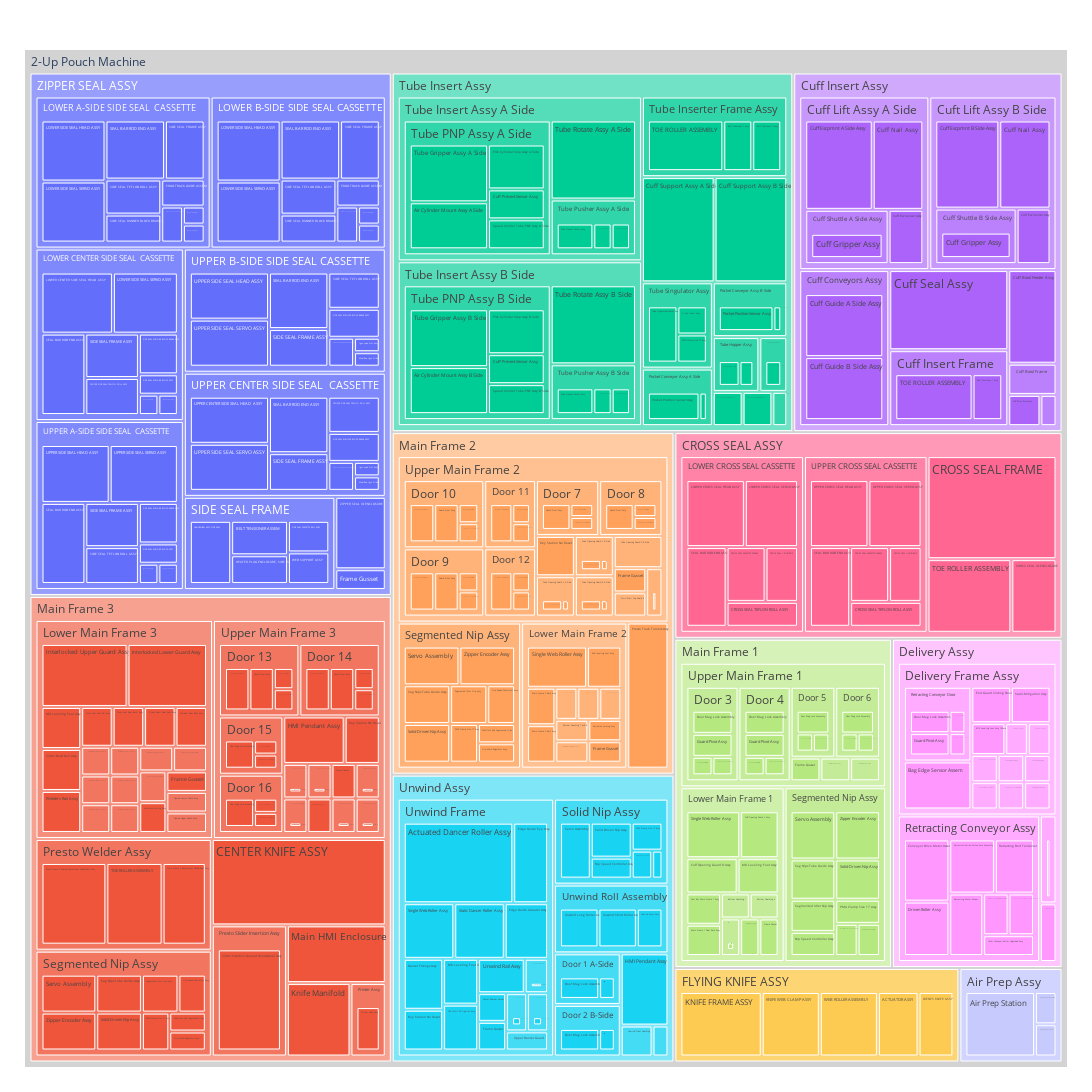

The notebook cell saved with this chart:
### Code cell
import plotly.express as px
import numpy as np

# Replace NaN values with 0 in 'Total Unique Parts' column
filtered_df['Total Unique Parts'] = filtered_df['Total Unique Parts'].fillna(0)

# Ensure 'Total Unique Parts' has at least some non-zero values
if filtered_df['Total Unique Parts'].sum() == 0:
    print("Warning: All values in 'Total Unique Parts' are zero. Adding a small value to avoid division by zero.")
    filtered_df['Total Unique Parts'] = filtered_df['Total Unique Parts'] + 1

# Replace NaN values with 0 in 'Composite Received %' column
filtered_df['Composite Received %'] = filtered_df['Composite Received %'].fillna(0)

# Create the treemap
fig = px.treemap(filtered_df, 
                 path=['Top', 'First', 'Second', 'Third', 'Fourth'], 
                 values='Total Unique Parts',
                 #color='Composite Received %', 
                 hover_data=['Composite Not Received'],
                 width=2400, 
                 height=1200
)
fig.update_traces(root_color="lightgrey")
fig.update_layout(
    margin=dict(t=50, l=25, r=25, b=25)
    #uniformtext=dict(minsize=6, mode='show')
    )

fig.show()

### Figure 1 — Plotly figure (JSON) as saved in the notebook; plotly's stock layout.template omitted (floating-point values rounded to 4 significant figures; data arrays with more than 128 entries replaced by an {"elided": "..."} marker saying what was removed)
{"data": [{"branchvalues": "total", "customdata": {"elided": "478x1 str values"}, "domain": {"x": [0, 1], "y": [0, 1]}, "hovertemplate": "labels=%{label}<br>Total Unique Parts=%{value}<br>parent=%{parent}<br>id=%{id}<br>Composite Not Received=%{customdata[0]}<extra></extra>", "ids": {"elided": "478 str values"}, "labels": {"elided": "478 str values"}, "name": "", "parents": {"elided": "478 str values"}, "root": {"color": "lightgrey"}, "type": "treemap", "values": {"elided": "478 int values"}}], "layout": {"height": 1200, "legend": {"tracegroupgap": 0}, "margin": {"b": 25, "l": 25, "r": 25, "t": 50}, "width": 2400}}
